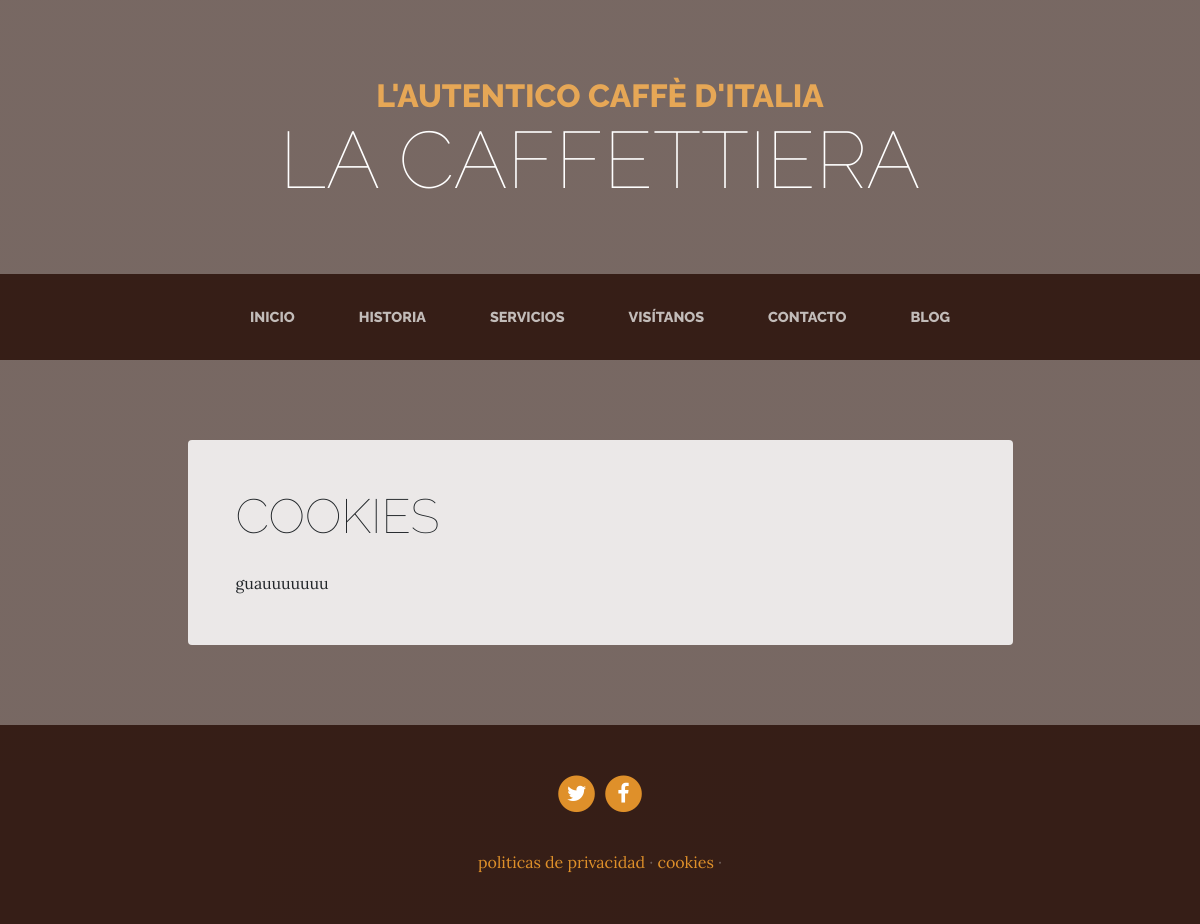
The app's page /page/1/cookies with its own data.
### pages/models.py (models this page shows, shortened)
class Pages(models.Model):
    title=models.CharField(max_length=50,verbose_name='Título',null=True)
    content=RichTextField(verbose_name='Contenido',null=True)
    order = models.SmallIntegerField(verbose_name='Orden', default=0)
    creado=models.DateTimeField(auto_now_add=True,null=True,verbose_name='Creado')
    update=models.DateTimeField(auto_now=True,null=True,verbose_name='Ultima Actualización')
    class Meta:
        verbose_name = 'Pagina'
        verbose_name_plural = 'Paginas'
        ordering = ['order','title']

### pages/views.py (the view)
# urls.py: path('<int:page_id>/<slug:page_slug>', views.pages, name='page'),
def pages(request,page_id,page_slug):
    page = get_object_or_404(Pages,id=page_id)
    return render(request,'pages/sample.html',{'page':page})

### pages/templatetags/page_tag.py (called while the page is built)
@register.simple_tag
def get_page_list():
    pages = Pages.objects.all()
    return pages

### social/processors.py (called while the page is built)
def ctx_dict(request):
    ctx = {}
    links = Link.objects.all()
    for link in links:
        ctx[link.key] = link.url
    return ctx

### pages/templates/pages/sample.html (shortened to what this page needs)
{% extends 'core/base.html' %}
{% load static %}
{% block content %}
<section class="page-section about-heading">
  <div class="container">
    <div class="about-heading-content mbtm">
      <div class="row">
        <div class="col-xl-9 col-lg-10 mx-auto">
          <div class="bg-faded rounded p-5 forced">
            <h2 class="section-heading mb-4">
              <span class="section-heading-lower">{{page.title}}</span>
            </h2>
            <div class="section-content">{{page.content|safe}}</div>
          </div>
        </div>
      </div>
    </div>
  </div>
</section>
{% endblock %}

### core/templates/core/base.html (shortened to what this page needs)
<!DOCTYPE html>
<html lang="es">
  <head>
    {% load static %}
    <link href="{% static 'core/vendor/bootstrap/css/bootstrap.min.css' %}" rel="stylesheet">
    <link href="{% static 'core/vendor/font-awesome/css/font-awesome.min.css' %}" rel="stylesheet" type="text/css">
    <link href="{% static 'core/css/business-casual.css' %}" rel="stylesheet">
  </head>
  <body>
    <h1 class="site-heading text-center text-white d-none d-lg-block">
      <span class="site-heading-upper text-primary mb-3">L'autentico caffè d'italia</span>
      <span class="site-heading-lower">La Caffettiera</span>
    </h1>
    <nav class="navbar navbar-expand-lg navbar-dark py-lg-4" id="mainNav">
      <div class="container">
        <div class="collapse navbar-collapse" id="navbarResponsive">
          <ul class="navbar-nav mx-auto">
            <li class="nav-item px-lg-4 {%if request.path == '/' %}active{%endif%}">
              <a class="nav-link text-uppercase text-expanded" href="{% url 'home' %}">Inicio</a>
            </li>
            <li class="nav-item px-lg-4 {%if request.path == '/about/' %}active{%endif%}">
              <a class="nav-link text-uppercase text-expanded" href="{% url 'about' %}">Historia</a>
            </li>
            <li class="nav-item px-lg-4 {%if request.path == '/services/' %}active{%endif%}">
              <a class="nav-link text-uppercase text-expanded" href="{% url 'services' %}">Servicios</a>
            </li>
            <li class="nav-item px-lg-4 {%if request.path == '/store/' %}active{%endif%}">
              <a class="nav-link text-uppercase text-expanded" href="{% url 'store' %}">Visítanos</a>
            </li>
            <li class="nav-item px-lg-4 {%if request.path == '/contact/' %}active{%endif%}">
              <a class="nav-link text-uppercase text-expanded" href="{% url 'contact' %}">Contacto</a>
            </li>
            <li class="nav-item px-lg-4 {%if request.path == '/blog/' %}active{%endif%}">
              <a class="nav-link text-uppercase text-expanded" href="{% url 'blog' %}">Blog</a>
            </li>
          </ul>
        </div>
      </div>
    </nav>
    {% block content %} {% endblock %}
    <footer class="footer text-faded text-center py-5">
      <div class="container">
        <p class="m-0">
	    {%if YOUTUBE%}
                <a href="{{YOUTUBE}}" class="link">
                  <span class="fa-stack fa-lg">
                    <i class="fa fa-circle fa-stack-2x"></i>
                    <i class="fa fa-twitter fa-stack-1x fa-inverse"></i>
                  </span>
                </a>
            {%endif%}
           {%if FACEBOOK %}
	        <a href="{{FACEBOOK}}" class="link">
	          <span class="fa-stack fa-lg">
	            <i class="fa fa-circle fa-stack-2x"></i>
	            <i class="fa fa-facebook fa-stack-1x fa-inverse"></i>
	          </span>
	        </a>
            {%endif%}
        </p>
        <p class="m-0 mbt">
                {%load page_tag%}
               {% get_page_list as page_list%}
              {%for page in page_list%}
                <a href="{%url 'page' page.id page.title|slugify%}" class="link">{{page.title}}</a> ·
              {%endfor%}
      </div>
	</footer>
  </body>
</html>

### core/static/core/css/business-casual.css (style rules this page uses)
body { font-family: 'Lora'; background: linear-gradient(rgba(47, 23, 15, 0.65), rgba(47, 23, 15, 0.65)), url("../img/bg.jpg"); background-attachment: fixed; background-position: center; background-size: cover; }
h1, h2, h3, h4, h5, h6 { font-family: 'Raleway'; }
p { line-height: 1.75; }
.text-faded { color: rgba(255, 255, 255, 0.3); }
.site-heading { margin-top: 5rem; margin-bottom: 5rem; text-transform: uppercase; line-height: 1; font-family: 'Raleway'; }
.site-heading .site-heading-upper { display: block; font-size: 2rem; font-weight: 800; }
.site-heading .site-heading-lower { font-size: 5rem; font-weight: 100; line-height: 4rem; }
.page-section { margin-top: 5rem; margin-bottom: 5rem; }
.section-heading { text-transform: uppercase; }
.section-heading .section-heading-lower { display: block; font-size: 3rem; font-weight: 100; }
.bg-faded { background-color: rgba(255, 255, 255, 0.85); }
#mainNav { background-color: rgba(47, 23, 15, 0.9); font-family: 'Raleway'; }
#mainNav .navbar-nav .nav-item .nav-link { color: rgba(255, 255, 255, 0.7); font-weight: 800; }
@media (min-width: 992px) { #mainNav .navbar-nav .nav-item .nav-link { font-size: 0.9rem; } }
@media (min-width: 992px) { .about-heading .about-heading-content { margin-top: -5rem; position: relative; z-index: 1; } }
.footer { background-color: rgba(47, 23, 15, 0.9); }
.text-primary { color: #e6a756 !important; }
.mbtm { padding-top: 5rem; }
.mbt { padding-top: 2rem; }
a.link { color: #df902a; }
.section-content { font-family: 'Lora' !important; font-size: 16px !important; font-weight: 400 !important; line-height: 28px !important; }

### records on screen
Pages: title "COOKIES", content "guauuuuuuu", title "cookies"
Pages: title "politicas de privacidad"
